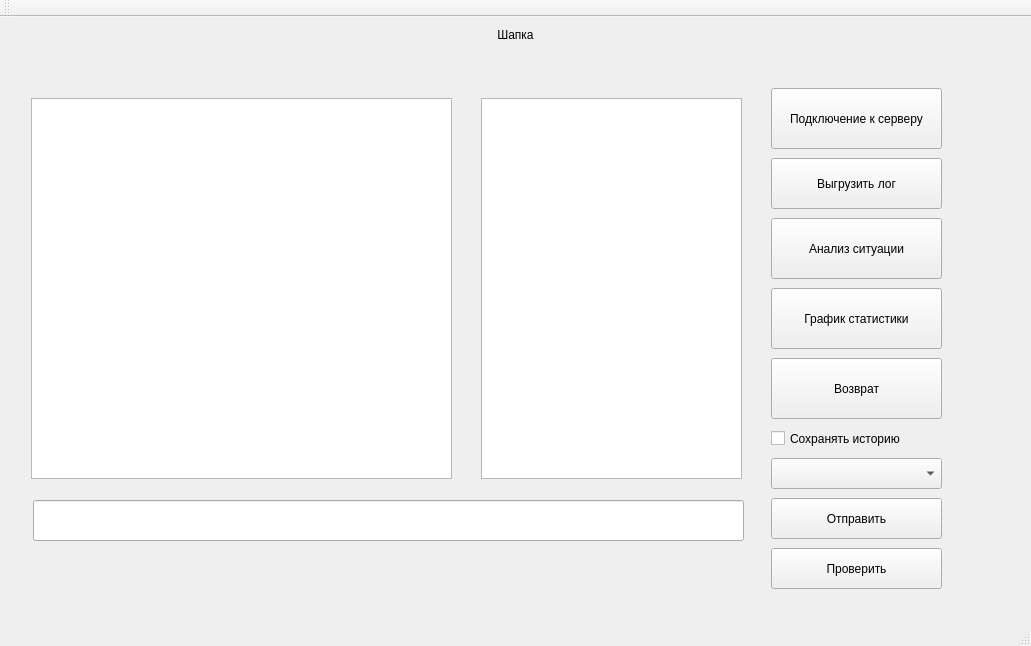
<?xml version="1.0" encoding="UTF-8"?>
<ui version="4.0">
 <class>MainWindow</class>
 <widget class="QMainWindow" name="MainWindow">
  <property name="geometry">
   <rect>
    <x>0</x>
    <y>0</y>
    <width>1031</width>
    <height>646</height>
   </rect>
  </property>
  <property name="windowTitle">
   <string>MainWindow</string>
  </property>
  <widget class="QWidget" name="centralWidget">
   <layout class="QVBoxLayout" name="verticalLayout">
    <item>
     <widget class="QLabel" name="headLabel">
      <property name="text">
       <string>Шапка</string>
      </property>
      <property name="alignment">
       <set>Qt::AlignCenter</set>
      </property>
     </widget>
    </item>
    <item>
     <widget class="QStackedWidget" name="stackedWidget">
      <property name="currentIndex">
       <number>2</number>
      </property>
      <widget class="QWidget" name="authPage">
       <widget class="QLabel" name="label">
        <property name="geometry">
         <rect>
          <x>400</x>
          <y>90</y>
          <width>221</width>
          <height>61</height>
         </rect>
        </property>
        <property name="font">
         <font>
          <pointsize>16</pointsize>
         </font>
        </property>
        <property name="text">
         <string>Аутентификация</string>
        </property>
       </widget>
       <widget class="QPushButton" name="enterButton">
        <property name="geometry">
         <rect>
          <x>320</x>
          <y>420</y>
          <width>171</width>
          <height>61</height>
         </rect>
        </property>
        <property name="text">
         <string>Вход</string>
        </property>
       </widget>
       <widget class="QPushButton" name="exitButton">
        <property name="geometry">
         <rect>
          <x>510</x>
          <y>420</y>
          <width>171</width>
          <height>61</height>
         </rect>
        </property>
        <property name="text">
         <string>Выход</string>
        </property>
       </widget>
       <widget class="QWidget" name="layoutWidget">
        <property name="geometry">
         <rect>
          <x>190</x>
          <y>170</y>
          <width>631</width>
          <height>231</height>
         </rect>
        </property>
        <layout class="QVBoxLayout" name="verticalLayout_2">
         <item>
          <layout class="QHBoxLayout" name="horizontalLayout">
           <item>
            <widget class="QLabel" name="loginlabel">
             <property name="text">
              <string>Логин:</string>
             </property>
            </widget>
           </item>
           <item>
            <widget class="QLineEdit" name="loginEdit"/>
           </item>
          </layout>
         </item>
         <item>
          <layout class="QHBoxLayout" name="horizontalLayout_2">
           <item>
            <widget class="QLabel" name="passLabel">
             <property name="text">
              <string>Пароль:</string>
             </property>
            </widget>
           </item>
           <item>
            <widget class="QLineEdit" name="passEdit"/>
           </item>
          </layout>
         </item>
        </layout>
       </widget>
       <widget class="QPushButton" name="fastEnterButton">
        <property name="geometry">
         <rect>
          <x>130</x>
          <y>420</y>
          <width>171</width>
          <height>61</height>
         </rect>
        </property>
        <property name="text">
         <string>Автозаполнение</string>
        </property>
       </widget>
      </widget>
      <widget class="QWidget" name="adminPage">
       <widget class="QWidget" name="layoutWidget">
        <property name="geometry">
         <rect>
          <x>370</x>
          <y>0</y>
          <width>271</width>
          <height>531</height>
         </rect>
        </property>
        <layout class="QVBoxLayout" name="verticalLayout_3">
         <item>
          <spacer name="verticalSpacer">
           <property name="orientation">
            <enum>Qt::Vertical</enum>
           </property>
           <property name="sizeType">
            <enum>QSizePolicy::Fixed</enum>
           </property>
           <property name="sizeHint" stdset="0">
            <size>
             <width>20</width>
             <height>88</height>
            </size>
           </property>
          </spacer>
         </item>
         <item>
          <widget class="QPushButton" name="analysisButton">
           <property name="sizePolicy">
            <sizepolicy hsizetype="Minimum" vsizetype="Expanding">
             <horstretch>0</horstretch>
             <verstretch>0</verstretch>
            </sizepolicy>
           </property>
           <property name="text">
            <string>Рассчет и анализ текущей ситуации</string>
           </property>
          </widget>
         </item>
         <item>
          <widget class="QPushButton" name="orderButton">
           <property name="sizePolicy">
            <sizepolicy hsizetype="Minimum" vsizetype="Expanding">
             <horstretch>0</horstretch>
             <verstretch>0</verstretch>
            </sizepolicy>
           </property>
           <property name="text">
            <string>Выдача указаний</string>
           </property>
          </widget>
         </item>
         <item>
          <widget class="QPushButton" name="returnButton">
           <property name="sizePolicy">
            <sizepolicy hsizetype="Minimum" vsizetype="Expanding">
             <horstretch>0</horstretch>
             <verstretch>0</verstretch>
            </sizepolicy>
           </property>
           <property name="text">
            <string>Возврат</string>
           </property>
          </widget>
         </item>
         <item>
          <spacer name="verticalSpacer_2">
           <property name="orientation">
            <enum>Qt::Vertical</enum>
           </property>
           <property name="sizeType">
            <enum>QSizePolicy::Fixed</enum>
           </property>
           <property name="sizeHint" stdset="0">
            <size>
             <width>20</width>
             <height>88</height>
            </size>
           </property>
          </spacer>
         </item>
        </layout>
       </widget>
      </widget>
      <widget class="QWidget" name="analysisPage">
       <widget class="QTextBrowser" name="logBrowser">
        <property name="geometry">
         <rect>
          <x>20</x>
          <y>50</y>
          <width>421</width>
          <height>381</height>
         </rect>
        </property>
       </widget>
       <widget class="QPushButton" name="connectionButton">
        <property name="geometry">
         <rect>
          <x>760</x>
          <y>40</y>
          <width>171</width>
          <height>61</height>
         </rect>
        </property>
        <property name="text">
         <string>Подключение к серверу</string>
        </property>
       </widget>
       <widget class="QPushButton" name="returnButton_2">
        <property name="geometry">
         <rect>
          <x>760</x>
          <y>310</y>
          <width>171</width>
          <height>61</height>
         </rect>
        </property>
        <property name="text">
         <string>Возврат</string>
        </property>
       </widget>
       <widget class="QLineEdit" name="typeLine">
        <property name="geometry">
         <rect>
          <x>22</x>
          <y>452</y>
          <width>711</width>
          <height>41</height>
         </rect>
        </property>
       </widget>
       <widget class="QPushButton" name="sendButton">
        <property name="geometry">
         <rect>
          <x>760</x>
          <y>450</y>
          <width>171</width>
          <height>41</height>
         </rect>
        </property>
        <property name="text">
         <string>Отправить</string>
        </property>
       </widget>
       <widget class="QListWidget" name="usersListWidget">
        <property name="geometry">
         <rect>
          <x>470</x>
          <y>50</y>
          <width>261</width>
          <height>381</height>
         </rect>
        </property>
       </widget>
       <widget class="QPushButton" name="logLoadButton">
        <property name="geometry">
         <rect>
          <x>760</x>
          <y>110</y>
          <width>171</width>
          <height>51</height>
         </rect>
        </property>
        <property name="text">
         <string>Выгрузить лог</string>
        </property>
       </widget>
       <widget class="QCheckBox" name="saveHistoryCheckBox">
        <property name="geometry">
         <rect>
          <x>760</x>
          <y>370</y>
          <width>171</width>
          <height>41</height>
         </rect>
        </property>
        <property name="text">
         <string>Сохранять историю</string>
        </property>
       </widget>
       <widget class="QPushButton" name="analysisButton_2">
        <property name="geometry">
         <rect>
          <x>760</x>
          <y>170</y>
          <width>171</width>
          <height>61</height>
         </rect>
        </property>
        <property name="text">
         <string>Анализ ситуации</string>
        </property>
       </widget>
       <widget class="QPushButton" name="analysisButton_3">
        <property name="geometry">
         <rect>
          <x>760</x>
          <y>240</y>
          <width>171</width>
          <height>61</height>
         </rect>
        </property>
        <property name="text">
         <string>График статистики</string>
        </property>
       </widget>
       <widget class="QComboBox" name="comboBox">
        <property name="geometry">
         <rect>
          <x>760</x>
          <y>410</y>
          <width>171</width>
          <height>31</height>
         </rect>
        </property>
       </widget>
       <widget class="QPushButton" name="reportCheckButton">
        <property name="geometry">
         <rect>
          <x>760</x>
          <y>500</y>
          <width>171</width>
          <height>41</height>
         </rect>
        </property>
        <property name="text">
         <string>Проверить</string>
        </property>
       </widget>
      </widget>
      <widget class="QWidget" name="plotPage">
       <widget class="QCustomPlot" name="customPlot" native="true">
        <property name="geometry">
         <rect>
          <x>40</x>
          <y>40</y>
          <width>781</width>
          <height>281</height>
         </rect>
        </property>
       </widget>
       <widget class="QPushButton" name="updateButton">
        <property name="geometry">
         <rect>
          <x>840</x>
          <y>160</y>
          <width>131</width>
          <height>41</height>
         </rect>
        </property>
        <property name="text">
         <string>Обновить</string>
        </property>
       </widget>
       <widget class="QPushButton" name="pushButton">
        <property name="geometry">
         <rect>
          <x>840</x>
          <y>220</y>
          <width>131</width>
          <height>41</height>
         </rect>
        </property>
        <property name="text">
         <string>Возврат</string>
        </property>
       </widget>
       <widget class="QComboBox" name="plotTypeSelector">
        <property name="geometry">
         <rect>
          <x>840</x>
          <y>110</y>
          <width>131</width>
          <height>31</height>
         </rect>
        </property>
       </widget>
      </widget>
     </widget>
    </item>
   </layout>
  </widget>
  <widget class="QMenuBar" name="menuBar">
   <property name="geometry">
    <rect>
     <x>0</x>
     <y>0</y>
     <width>1031</width>
     <height>20</height>
    </rect>
   </property>
  </widget>
  <widget class="QToolBar" name="mainToolBar">
   <attribute name="toolBarArea">
    <enum>TopToolBarArea</enum>
   </attribute>
   <attribute name="toolBarBreak">
    <bool>false</bool>
   </attribute>
  </widget>
  <widget class="QStatusBar" name="statusBar"/>
 </widget>
 <layoutdefault spacing="6" margin="11"/>
 <customwidgets>
  <customwidget>
   <class>QCustomPlot</class>
   <extends>QWidget</extends>
   <header>qcustomplot.h</header>
   <container>1</container>
  </customwidget>
 </customwidgets>
 <resources/>
 <connections/>
</ui>
